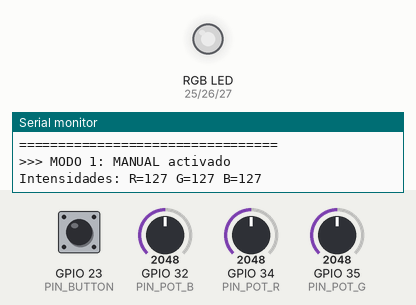
Recording of a sketch running on a simulated ESP32. Parts: an RGB LED mixed from three pins (HIGH = lit), the last lines printed to the serial monitor. Inputs (shaded band) come from the test bench; at power-on: GPIO 23 (PIN_BUTTON) HIGH, GPIO 32 (PIN_POT_B) = 2048, GPIO 34 (PIN_POT_R) = 2048, GPIO 35 (PIN_POT_G) = 2048. Dim RGB values are drawn brighter than linear.

Above: at 1.2 s.
1.3 s: GPIO 23 (PIN_BUTTON) pulled LOW for 0.15 s
At 1.8 s:
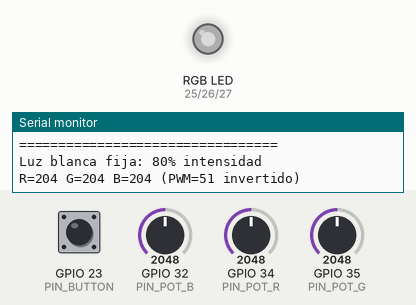
2.9 s: GPIO 23 (PIN_BUTTON) pulled LOW for 1 s
At 4.3 s:
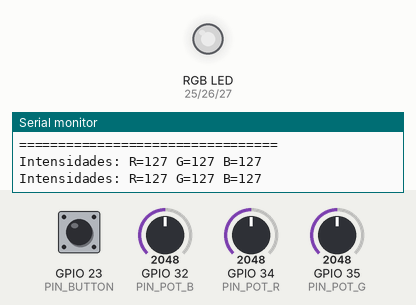
5.4 s: GPIO 32 (PIN_POT_B) set to 1228
At 6.0 s:
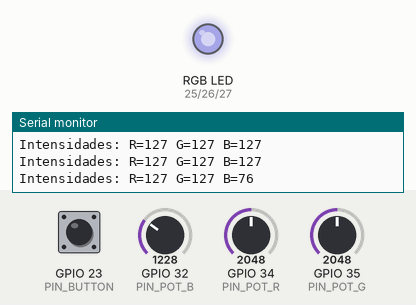
6.9 s: GPIO 34 (PIN_POT_R) set to 1228
At 7.4 s:
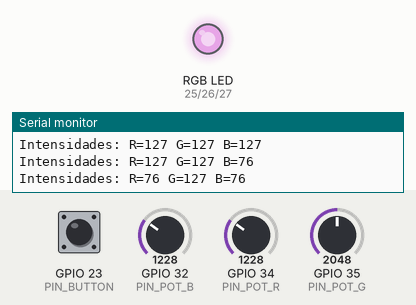
8.4 s: GPIO 35 (PIN_POT_G) set to 1228
At 9.6 s:
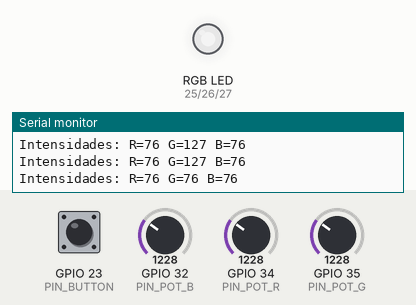
9.9 s: GPIO 32 (PIN_POT_B) set to 960
At 10.7 s:
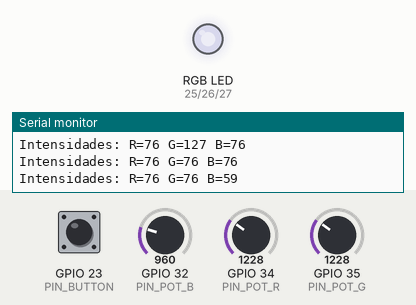
Timing chart, 0 to 12.4 s (numbered marks = the images above; inputs shaded):
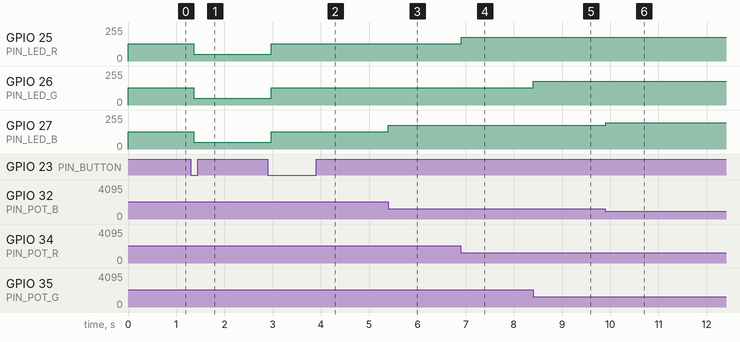

The sketch:

Pante.ino
```cpp
// ===== DEFINICIÓN DE PINES =====
// LED RGB (Ánodo Común - Lógica Invertida)
const int PIN_LED_R = 25;
const int PIN_LED_G = 26;
const int PIN_LED_B = 27;

// Potenciómetros (ADC)
const int PIN_POT_R = 34;
const int PIN_POT_G = 35;
const int PIN_POT_B = 32;

// Pulsador
const int PIN_BUTTON = 23;

// ===== VARIABLES GLOBALES =====
bool modoManual = true;  // true = Modo 1 (Manual), false = Modo 2 (Automático)
bool buttonState = HIGH;
bool lastButtonState = HIGH;
unsigned long lastDebounceTime = 0;
const unsigned long debounceDelay = 50;

// ===== CONFIGURACIÓN INICIAL =====
void setup() {
  Serial.begin(115200);
  Serial.println("=================================");
  Serial.println("Sistema de Control LED RGB");
  Serial.println("LED: Anodo Comun (3.3V)");
  Serial.println("=================================");

  // Configurar pines LED como salida
  pinMode(PIN_LED_R, OUTPUT);
  pinMode(PIN_LED_G, OUTPUT);
  pinMode(PIN_LED_B, OUTPUT);

  // Configurar pulsador con pull-up interno
  pinMode(PIN_BUTTON, INPUT_PULLUP);

  // Apagar LED al inicio (todos HIGH en ánodo común)
  analogWrite(PIN_LED_R, 255);
  analogWrite(PIN_LED_G, 255);
  analogWrite(PIN_LED_B, 255);

  Serial.println("\n>>> MODO 1: MANUAL activado");
}

// ===== BUCLE PRINCIPAL =====
void loop() {
  // Leer estado del pulsador con debounce
  leerPulsador();

  if (modoManual) {
    // MODO 1: MANUAL - Control por potenciómetros
    modoManualFunc();
  } else {
    // MODO 2: AUTOMÁTICO - Luz blanca fija al 80%
    modoAutomaticoFunc();
  }

  delay(10);  // Pequeño retardo para estabilidad
}

// ===== FUNCIONES =====

// Leer pulsador con debounce
void leerPulsador() {
  int reading = digitalRead(PIN_BUTTON);

  if (reading != lastButtonState) {
    lastDebounceTime = millis();
  }

  if ((millis() - lastDebounceTime) > debounceDelay) {
    if (reading != buttonState) {
      buttonState = reading;

      // Detectar flanco de bajada (pulsación)
      if (buttonState == LOW) {
        modoManual = !modoManual;  // Cambiar modo

        Serial.println("\n=================================");
        if (modoManual) {
          Serial.println(">>> MODO 1: MANUAL activado");
          Serial.println("Control por potenciometros");
        } else {
          Serial.println(">>> MODO 2: AUTOMATICO activado");
          Serial.println("Luz blanca fija al 80%");
        }
        Serial.println("=================================\n");
      }
    }
  }

  lastButtonState = reading;
}

// MODO 1: Control manual con potenciómetros
void modoManualFunc() {
  // Leer valores de potenciómetros (0-4095 en ESP32)
  int valorPotR = analogRead(PIN_POT_R);
  int valorPotG = analogRead(PIN_POT_G);
  int valorPotB = analogRead(PIN_POT_B);

  // Mapear de ADC (0-4095) a PWM (0-255)
  int intensidadR = map(valorPotR, 0, 4095, 0, 255);
  int intensidadG = map(valorPotG, 0, 4095, 0, 255);
  int intensidadB = map(valorPotB, 0, 4095, 0, 255);

  // INVERTIR para ánodo común: 255 = apagado, 0 = máxima intensidad
  int pwmR = 255 - intensidadR;
  int pwmG = 255 - intensidadG;
  int pwmB = 255 - intensidadB;

  // Aplicar valores PWM al LED
  analogWrite(PIN_LED_R, pwmR);
  analogWrite(PIN_LED_G, pwmG);
  analogWrite(PIN_LED_B, pwmB);

  // Mostrar valores en monitor serial (cada segundo)
  static unsigned long lastPrint = 0;
  if (millis() - lastPrint > 1000) {
    Serial.print("Intensidades: R=");
    Serial.print(intensidadR);
    Serial.print(" G=");
    Serial.print(intensidadG);
    Serial.print(" B=");
    Serial.println(intensidadB);
    lastPrint = millis();
  }
}

// MODO 2: Luz blanca automática al 80%
void modoAutomaticoFunc() {
  // 80% de intensidad = 204 en escala 0-255
  // Para ánodo común: PWM = 255 - 204 = 51
  const int pwmBlanco80 = 51;  // Lógica invertida

  // Fijar todos los colores al 80%
  analogWrite(PIN_LED_R, pwmBlanco80);
  analogWrite(PIN_LED_G, pwmBlanco80);
  analogWrite(PIN_LED_B, pwmBlanco80);

  // Mostrar estado (solo una vez al entrar)
  static bool yaImpreso = false;
  if (!yaImpreso) {
    Serial.println("Luz blanca fija: 80% intensidad");
    Serial.println("R=204 G=204 B=204 (PWM=51 invertido)");
    yaImpreso = true;
  }

  // Resetear flag cuando se salga del modo
  if (modoManual) {
    yaImpreso = false;
  }
}
```

Measured:
- after the input at 1.3 s, GPIO 25 (PIN_LED_R), GPIO 26 (PIN_LED_G), GPIO 27 (PIN_LED_B): 128/255 → 51/255 after 0.06 s
- after the input at 2.9 s, GPIO 25 (PIN_LED_R), GPIO 26 (PIN_LED_G), GPIO 27 (PIN_LED_B): 51/255 → 128/255 after 0.07 s
- after the input at 5.4 s, GPIO 27 (PIN_LED_B): 128/255 → 179/255 at once
- after the input at 6.9 s, GPIO 25 (PIN_LED_R): 128/255 → 179/255 at once
- after the input at 8.4 s, GPIO 26 (PIN_LED_G): 128/255 → 179/255 at once
- after the input at 9.9 s, GPIO 27 (PIN_LED_B): 179/255 → 196/255 at once
